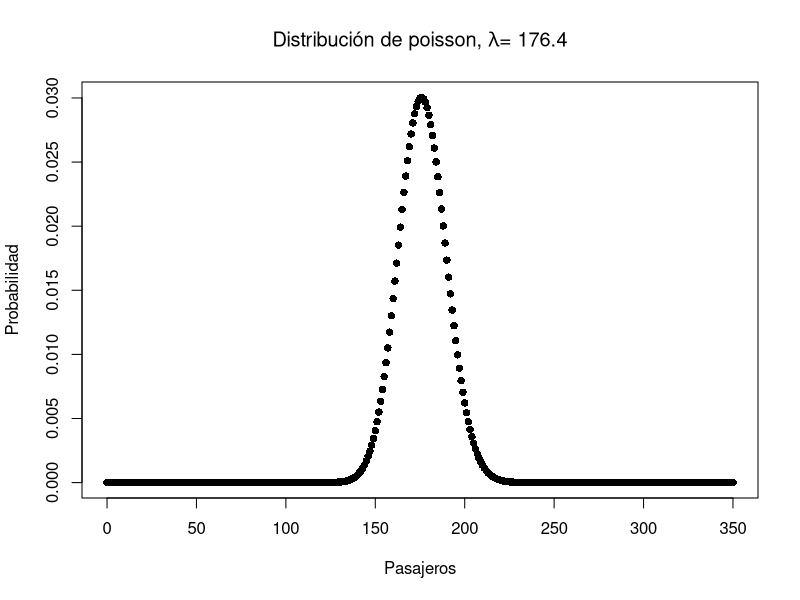
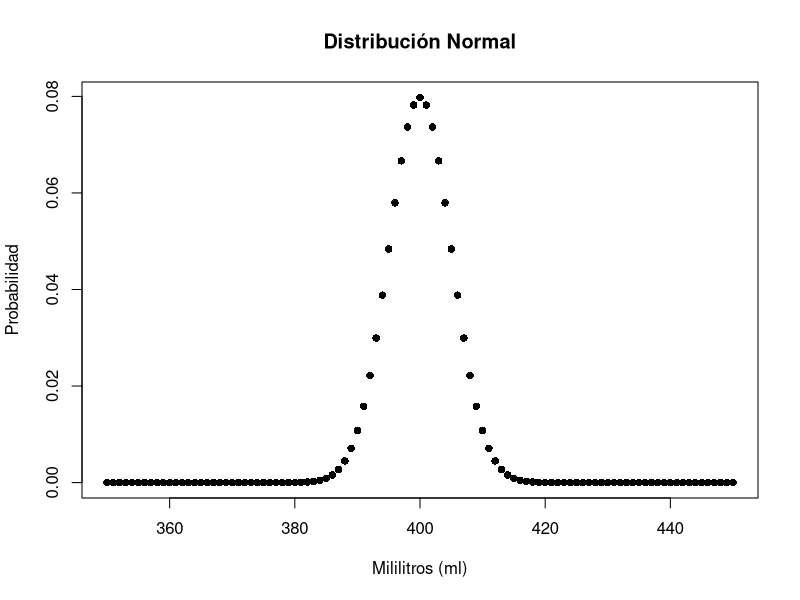

Write the R code that produced these figures, in order.
## ---- chunk 1
knitr::opts_chunk$set(echo = TRUE)
## ---- chunk 2

argentina<-c(29.66,7.61,6.35,4.10,3.80,
2.75,2.70,2.69,2.51,2.44)


## ---- chunk 3




## ---- chunk 4
 

## ---- chunk 5

print("P(X=181)")
print("Se tiene que el promedio de 176.4 personas se presentan a su vuelo.")

q = 181
lamda = 180*98/100
propVuelo = 1 - dpois(q, lamda)

paste ("La probabilidad de que se presenten 180 personas o menos, indicando que todos tienen su asiento asegurado es de:", propVuelo)



plot(0:350, dpois(0:350, lamda), main = expression(paste("Distribución de poisson, ", lambda, "= 176.4"))
     , xlab = "Pasajeros", ylab = "Probabilidad", pch = 16)

## ---- chunk 6


q = 415
mean = 400
dE = 5

print("Se tiene una media de 400ml y una desviación promedio de 5ml.")


propMl = pnorm(415, 400,5, lower.tail = F)

paste ("El porcentaje de las botellas de gaseosa que son declaradas producto NO CONFORME es:", propMl)

plot(350:450, dnorm(350:450, mean, dE), pch = 16, xlab = "Mililitros (ml)", ylab = "Probabilidad",
     main="Distribución Normal")


